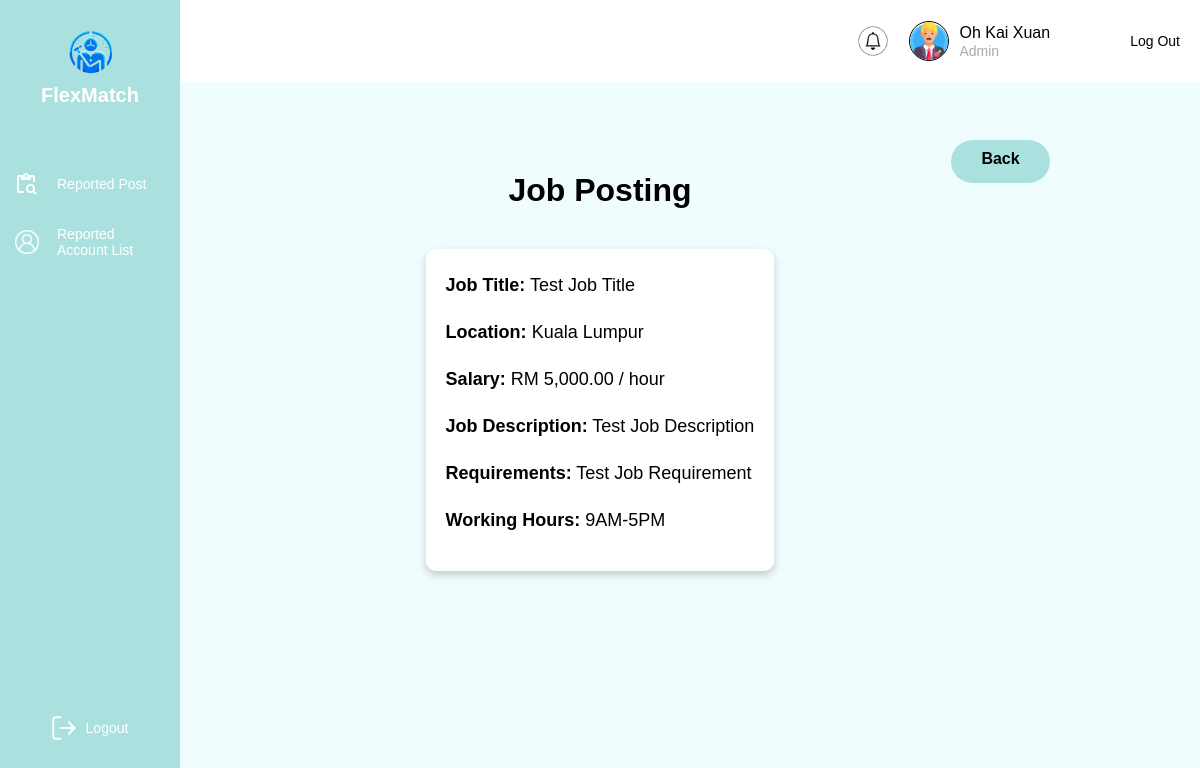
The page /Admin/viewJobPost.php?jobPostID=JP001 (signed in) on the database as committed earlier.
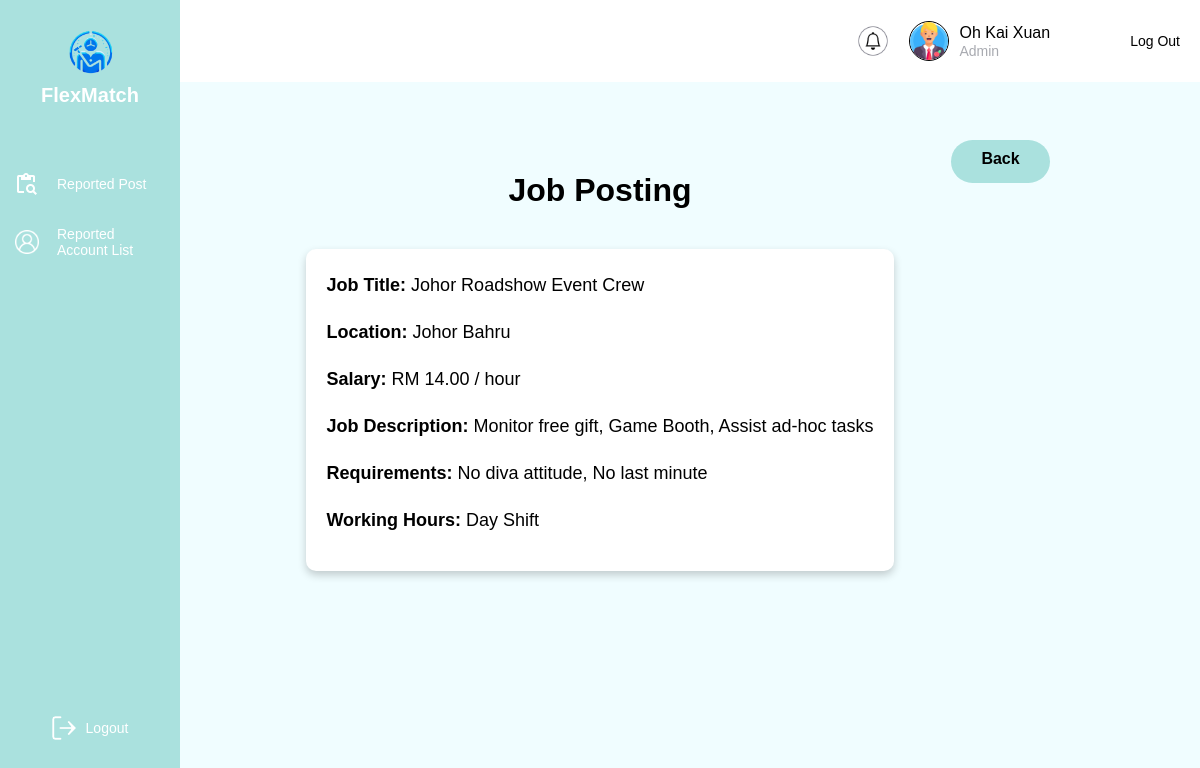
The same page on the database as committed later.
### tables this page shows
CREATE TABLE jobPost (
    jobPostID VARCHAR(10) PRIMARY KEY,  
    jobTitle VARCHAR(255) NOT NULL,  
    location VARCHAR(255),  
    salary DECIMAL(10, 2),  
    startDate DATE,  
    endDate DATE,  
    workingHour VARCHAR(50),  
    jobDescription TEXT,  
    jobRequirement TEXT,  
    venue VARCHAR(255),  
    language VARCHAR(255),  
    race VARCHAR(50),  
    workingTimeStart TIME,  
    workingTimeEnd TIME,  
    createTime TIMESTAMP DEFAULT CURRENT_TIMESTAMP,  
    updateTime TIMESTAMP DEFAULT CURRENT_TIMESTAMP ON UPDATE CURRENT_TIMESTAMP,  
    userID VARCHAR(10) NOT NULL,  
    FOREIGN KEY (userID) REFERENCES login(userID) ON DELETE CASCADE  
);

### Admin/viewJobPost.php (the view, shortened to what this page needs)
<!DOCTYPE html>
<html lang="en">
<head>
    <link rel="stylesheet" href="../css/admin.css">
</head>
<body>
    <?php
        include('../database/config.php');
        include('admin.php');
        $jobPostID = isset($_GET['jobPostID']) ? $_GET['jobPostID'] : '';
        $sql = "SELECT * FROM jobPost WHERE jobPostID = ?";
        $stmt = $con->prepare($sql);
        $stmt->bind_param('s', $jobPostID);
        $stmt->execute();
        $result = $stmt->get_result();
        if ($result->num_rows > 0) {
            $job = $result->fetch_assoc();
        } else {
            echo "<div class='content'><p>Job not found!</p></div>";
            exit;
        }
    ?>
    <div class="content">
        <h1>Job Posting</h1>
        <a href="reviewReport.php" class="btn-back">Back</a>
        <div class="job-details">
            <p><strong>Job Title:</strong> <?php echo htmlspecialchars($job['jobTitle']); ?></p>
            <p><strong>Location:</strong> <?php echo htmlspecialchars($job['location']); ?></p>
            <p><strong>Salary:</strong> RM <?php echo number_format($job['salary'], 2); ?> / hour</p>
            <p><strong>Job Description:</strong> <?php echo nl2br(htmlspecialchars($job['jobDescription'])); ?></p>
            <p><strong>Requirements:</strong> <?php echo nl2br(htmlspecialchars($job['jobRequirement'])); ?></p>
            <p><strong>Working Hours:</strong> <?php echo htmlspecialchars($job['workingHour']); ?></p>
        </div>
    </div>
</body>
</html>

### Admin/admin.php (shortened to what this page needs)
<?php
include '../database/config.php';
$userID = $_SESSION['userID'];
$query = $con->prepare("
    SELECT admin.fullName
    FROM admin
    INNER JOIN login ON admin.userID = login.userID
    WHERE admin.userID = ?
");
$query->bind_param("s", $userID);
$query->execute();
$result = $query->get_result();
if ($result && $result->num_rows > 0) {
    $admin = $result->fetch_assoc();
    $fullName = $admin['fullName'];
} else {
    $fullName = "Admin";
}
?>
<!DOCTYPE html>
<html lang="en">
<head>
</head>
<body>
    <div class="sidebar">
        <div class="logo-section">
            <img src="../images/FlexMatchLogo.png" alt="FlexMatch Logo" class="logo-image">
            <h1 class="logo-text">FlexMatch</h1>
        </div>
        <nav class="menu">
            <div class="menu-item">
                <img src="../images/content_paste_search.png" alt="Review Report Icon" class="menu-icon">
                <span onclick="location.href='reviewReport.php'">Reported Post</span>
            </div>
            <div class="menu-item">
                <img src="../images/reported_account.png" alt="Review Report Icon" class="menu-icon">
                <span onclick="location.href='accountIssueList.php'">Reported Account List</span>
            </div>
        </nav>
        <div class="logout" onclick="location.href='../login.html'">
            <img src="../images/vector.png" alt="Logout Icon" class="menu-icon">
            <span class="logout-text">Logout</span>
        </div>
    </div>
    <header class="header">
        <div class="header-right">
                <div class="notification-item1">
                    <img src="../images/Notification.png" alt="Notification Icon" class="notification-icon">
                </div>
            <img src="../images/Admin.png" alt="User Image" class="profile-image">
            <div class="user-info">
                <span class="user-name"><?php echo htmlspecialchars($fullName); ?></span>
                <span class="user-role">Admin</span>
            </div>
        </div>
        <span class="logout-button" onclick="location.href='../login.html'">Log Out</span>
    </header>
    <section class="content">
    </section>
</body>
</html>

### css/admin.css (style rules this page uses)
body { font-family: 'Arial', sans-serif; background-color: #F0FDFF; margin: 0; padding: 0; }
h1 { font-size: 32px; font-weight: bold; color: #000000; margin-bottom: 20px; text-align: center; }

### Admin/viewJobPost.php (style rules this page uses)
.content { display: flex; flex-direction: column; align-items: center; margin: 10px auto; padding: 20px; max-width: 1200px; }
.content h1 { font-weight: bold; }
.job-details { background-color: #fff; padding: 20px; border-radius: 10px; box-shadow: 0px 4px 8px rgba(0, 0, 0, 0.2); width: 100%; text-align: left; line-height: 2em; }
.job-details p { font-size: 18px; margin-bottom: 15px; }
.btn-back { position: absolute; top: 120px; right: 150px; width: 99px; height: 43px; margin: 20px 0; text-decoration: none; background-color: #aae1de; color: #000; font-weight: bold; padding: 10px 20px; border-radius: 50px; transition: background 0.3s ease; }

### Admin/admin.php (style rules this page uses)
* { margin: 0; padding: 0; box-sizing: border-box; font-family: Arial, sans-serif; }
body { display: flex; flex-direction: column; min-height: 100vh; background: #F0FDFF; }
.sidebar { position: fixed; width: 180px; height: 100%; background: #AAE1DE; display: flex; flex-direction: column; align-items: center; padding-top: 20px; }
.logo-section { text-align: center; margin-bottom: 30px; }
.logo-image { width: 70px; }
.logo-text { font-weight: bold; font-size: 20px; color: #FFFFFF; }
.menu { width: 100%; }
.menu-item, .logout { display: flex; align-items: center; padding: 15px; cursor: pointer; color: #FFFFFF; font-size: 14px; font-family: 'Cabin', sans-serif; font-weight: 400; gap: 18px; border-radius: 8px; }
.menu-icon { width: 24px; height: 24px; }
.logout { margin-top: auto; margin-bottom: 50px; padding: 10px 15px; cursor: pointer; font-size: 14px; color: #FFFFFF; display: flex; align-items: center; gap: 10px; }
.logout-text { color: #FFFFFF; font-size: 14px; font-family: 'Arial', sans-serif; font-weight: 400; }
.header { background: #FFFFFF; padding: 10px 20px; display: flex; justify-content: flex-end; align-items: center; position: sticky; z-index: 1000; left: 180px; top: 0; width: calc(100% - 180px) }
.header-right { display: flex; align-items: center; gap: 10px; }
.notification-icon { width: 32px; height: 32px; cursor: pointer; }
.profile-image { width: 40px; height: 40px; border-radius: 50%; border: 0.1px solid #000000; cursor: pointer; }
.user-info { display: flex; flex-direction: column; text-align: left; }
.user-name { font-weight: 500; font-size: 16px; line-height: 20px; color: #000000; }
.user-role { font-size: 14px; color: #A8AAB0; }
.logout-button { font-size: 14px; color: #000000; border: none; background: none; cursor: pointer; margin-left: 80px; transition: color 0.3s ease; }
.content { padding: 20px; text-align: center; display: flex; flex-direction: column; gap: 20px; align-items: center; justify-content: flex-start; }
.notification-item1 { display: flex; flex-direction: row; justify-content: space-between; padding: 10px; margin: 5px 0; border-radius: 8px; }

Rows that differ between the two databases and show on the page:
changed jobpost: jobTitle "Test Job Title" → "Johor Roadshow Event Crew"; location "Kuala Lumpur" → "Johor Bahru"; salary "5,000.00" → "14.00"; jobDescription "Test Job Description" → "Monitor free gift, Game Booth, Assist ad-hoc tasks"; jobRequirement "Test Job Requirement" → "No diva attitude, No last minute"; workingHour "9AM-5PM" → "Day Shift"
